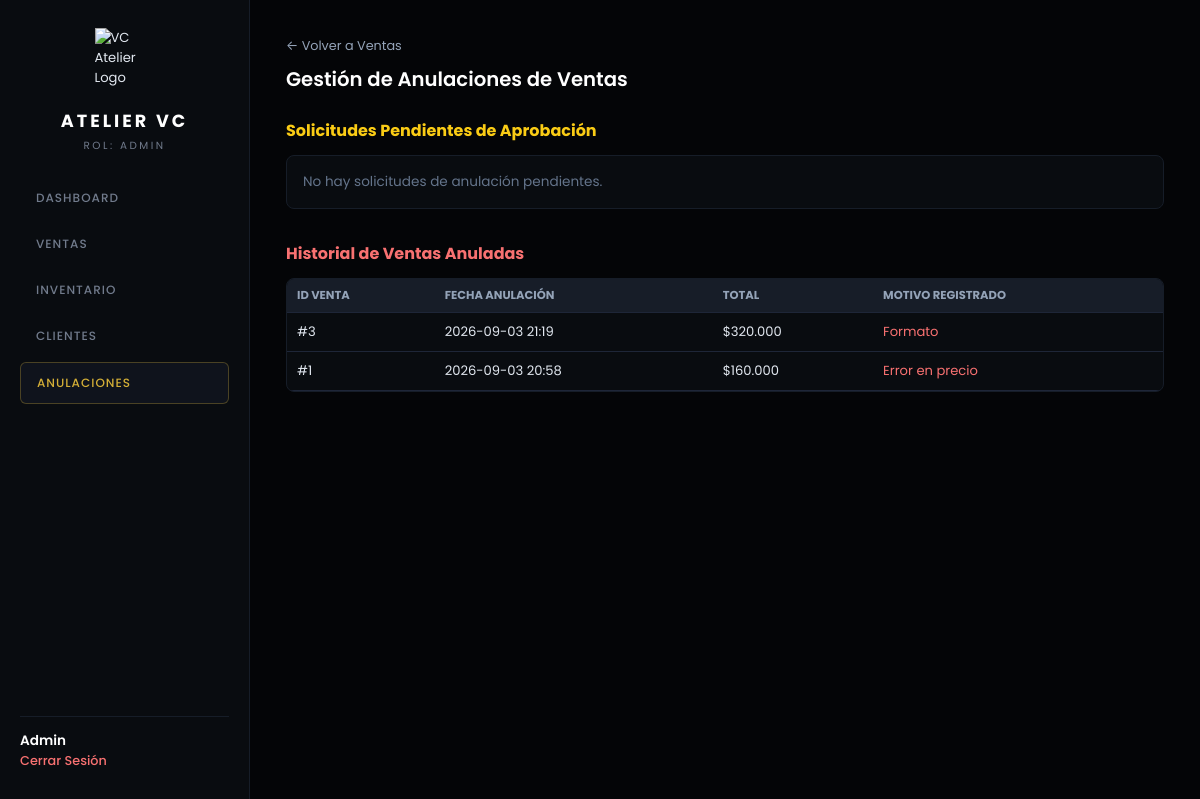
The app's page /ventas/anulaciones (signed in), older data.
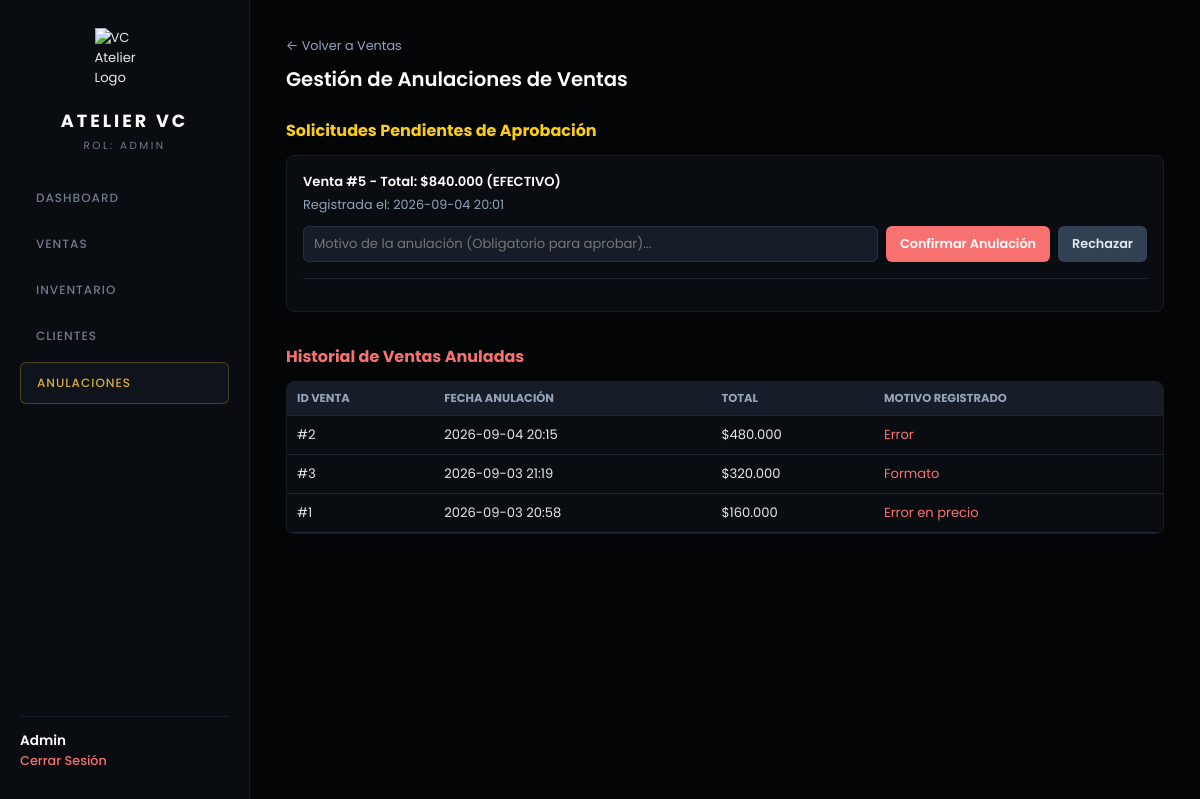
The same page, newer data.
### config/models.py (models this page shows)
class Venta(Base):
    __tablename__ = "ventas"
    id = Column(Integer, primary_key=True, index=True)
    cliente_id = Column(Integer, ForeignKey("clientes.id"), nullable=True)
    usuario_id = Column(Integer, ForeignKey("usuarios.id"), nullable=False)
    total = Column(Float, nullable=False)
    metodo_pago = Column(String(50), nullable=False)
    estado = Column(String(30), default="COMPLETADA")  # "COMPLETADA", "SOLICITADA_ANULACION", "ANULADA"
    motivo_anulacion = Column(Text, nullable=True)
    anulado_por_id = Column(Integer, ForeignKey("usuarios.id"), nullable=True)
    fecha_anulacion = Column(DateTime, nullable=True)
    fecha_venta = Column(DateTime, default=hora_colombia)
    cliente = relationship("Cliente", back_populates="ventas")
    usuario_registro = relationship("Usuario", foreign_keys=[usuario_id])
    usuario_anulo = relationship("Usuario", foreign_keys=[anulado_por_id])
    detalles = relationship("DetalleVenta", back_populates="venta", cascade="all, delete-orphan")

### main.py (the view)
@app.get("/ventas/anulaciones", response_class=HTMLResponse)
async def gestion_anulaciones(request: Request, db: Session = Depends(get_db)):
    admin_user = require_admin(request)
    solicitudes = db.query(Venta).filter(Venta.estado == "SOLICITADA_ANULACION").all()
    anuladas = db.query(Venta).filter(Venta.estado == "ANULADA").order_by(Venta.fecha_anulacion.desc()).all()
    return templates.TemplateResponse(
        request=request,
        name="ventas_anulaciones.html",
        context={
            "user": admin_user,
            "solicitudes": solicitudes,
            "anuladas": anuladas,
            "active_page": "anulaciones"
        }
    )

### templates/ventas_anulaciones.html (shortened to what this page needs)
{% extends "base.html" %}
{% block content %}
<div style="margin-bottom: 24px;">
    <a href="/ventas" style="color: #94A3B8; text-decoration: none; font-size: 0.8rem;">← Volver a Ventas</a>
    <h2 style="color: #FFFFFF; font-weight: 600; margin-top: 8px;">Gestión de Anulaciones de Ventas</h2>
</div>
<h3 style="color: #FACC15; font-size: 1rem; margin-bottom: 12px;">Solicitudes Pendientes de Aprobación</h3>
<div style="background-color: #11151C; border: 1px solid #1E2638; border-radius: 8px; padding: 16px; margin-bottom: 32px;">
    {% for s in solicitudes %}
    <div style="border-bottom: 1px solid #1E2638; padding-bottom: 16px; margin-bottom: 16px;">
        <p style="color: #FFFFFF; font-weight: 600; margin: 0 0 4px 0;">Venta #{{ s.id }} - Total: ${{ "{:,.0f}".format(s.total).replace(',', '.') }} ({{ s.metodo_pago }})</p>
        <p style="color: #94A3B8; font-size: 0.8rem; margin: 0 0 12px 0;">Registrada el: {{ s.fecha_venta.strftime('%Y-%m-%d %H:%M') }}</p>
        <form action="/ventas/{{ s.id }}/procesar-anulacion" method="POST" style="display: flex; gap: 8px; align-items: center; flex-wrap: wrap;">
            <input type="text" name="motivo" placeholder="Motivo de la anulación (Obligatorio para aprobar)..." required style="flex: 1; min-width: 240px; background: #171D28; border: 1px solid #283245; color: #FFF; padding: 10px 12px; border-radius: 4px; font-size: 0.85rem;">
            <button type="submit" style="background: #F87171; color: #FFF; border: none; padding: 10px 16px; border-radius: 4px; cursor: pointer; font-weight: 600; font-size: 0.8rem; white-space: nowrap;">
                Confirmar Anulación
            </button>
            <button type="submit" formaction="/ventas/{{ s.id }}/rechazar-anulacion" formnovalidate style="background: #334155; color: #E2E8F0; border: none; padding: 10px 16px; border-radius: 4px; cursor: pointer; font-weight: 600; font-size: 0.8rem; white-space: nowrap;">
                Rechazar
            </button>
        </form>
    </div>
    {% else %}
    <p style="color: #64748B; font-size: 0.85rem; margin: 0;">No hay solicitudes de anulación pendientes.</p>
    {% endfor %}
</div>
<h3 style="color: #F87171; font-size: 1rem; margin-bottom: 12px;">Historial de Ventas Anuladas</h3>
<div style="background-color: #11151C; border: 1px solid #1E2638; border-radius: 8px; overflow: hidden;">
    <div class="table-responsive">
        <table style="width: 100%; border-collapse: collapse; text-align: left; color: #E2E8F0; font-size: 0.85rem; min-width: 500px;">
            <thead>
                <tr style="background-color: #171D28; border-bottom: 1px solid #1E2638; color: #94A3B8; text-transform: uppercase; font-size: 0.7rem;">
                    <th style="padding: 12px;">ID Venta</th>
                    <th style="padding: 12px;">Fecha Anulación</th>
                    <th style="padding: 12px;">Total</th>
                    <th style="padding: 12px;">Motivo Registrado</th>
                </tr>
            </thead>
            <tbody>
                {% for a in anuladas %}
                <tr style="border-bottom: 1px solid #1E2638;">
                    <td style="padding: 12px;">#{{ a.id }}</td>
                    <td style="padding: 12px;">{{ a.fecha_anulacion.strftime('%Y-%m-%d %H:%M') if a.fecha_anulacion else '-' }}</td>
                    <td style="padding: 12px;">${{ "{:,.0f}".format(a.total).replace(',', '.') }}</td>
                    <td style="padding: 12px; color: #F87171;">{{ a.motivo_anulacion }}</td>
                </tr>
                {% else %}
                <tr>
                    <td colspan="4" style="padding: 16px; text-align: center; color: #64748B;">No hay registro de ventas anuladas.</td>
                </tr>
                {% endfor %}
            </tbody>
        </table>
    </div>
</div>
{% endblock %}

Row changes from the older to the newer data that the page shows:
added Venta: id "5", total "840.000", metodo_pago "EFECTIVO", fecha_venta "2026-09-04 20:01", shown under "Solicitudes Pendientes de Aprobación"
now on this page (row edited): Venta: id "2", fecha_anulacion "2026-09-04 20:15", total "480.000", motivo_anulacion "Error", shown under "Historial de Ventas Anuladas"
Text that changed along with them:
text no longer shown: "No hay solicitudes de anulación pendientes."
